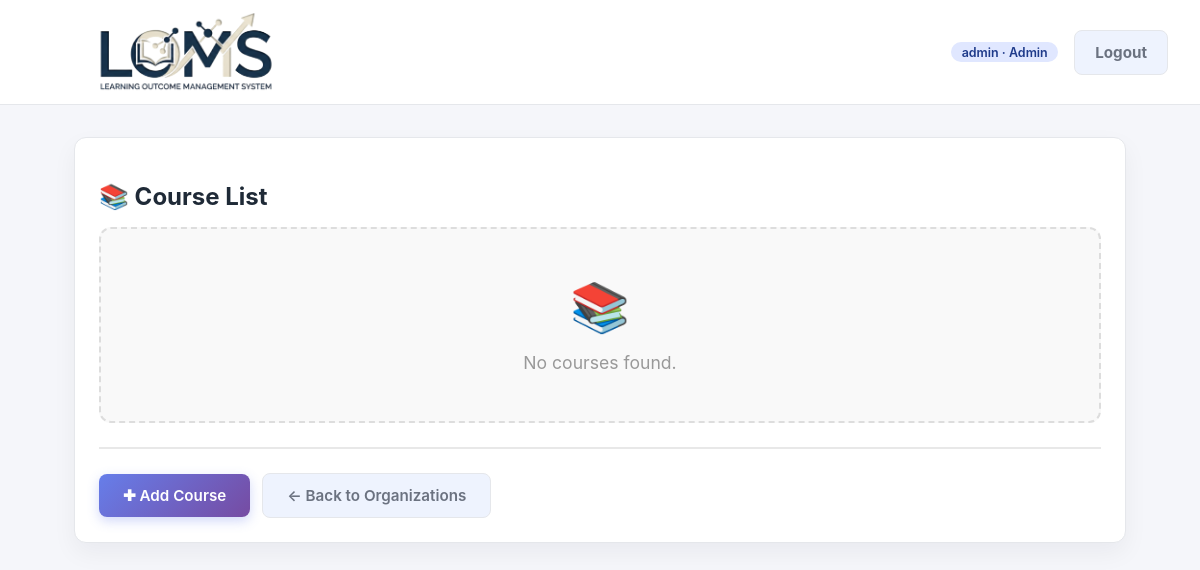
Before: /courses/ (signed in) with the older database file.
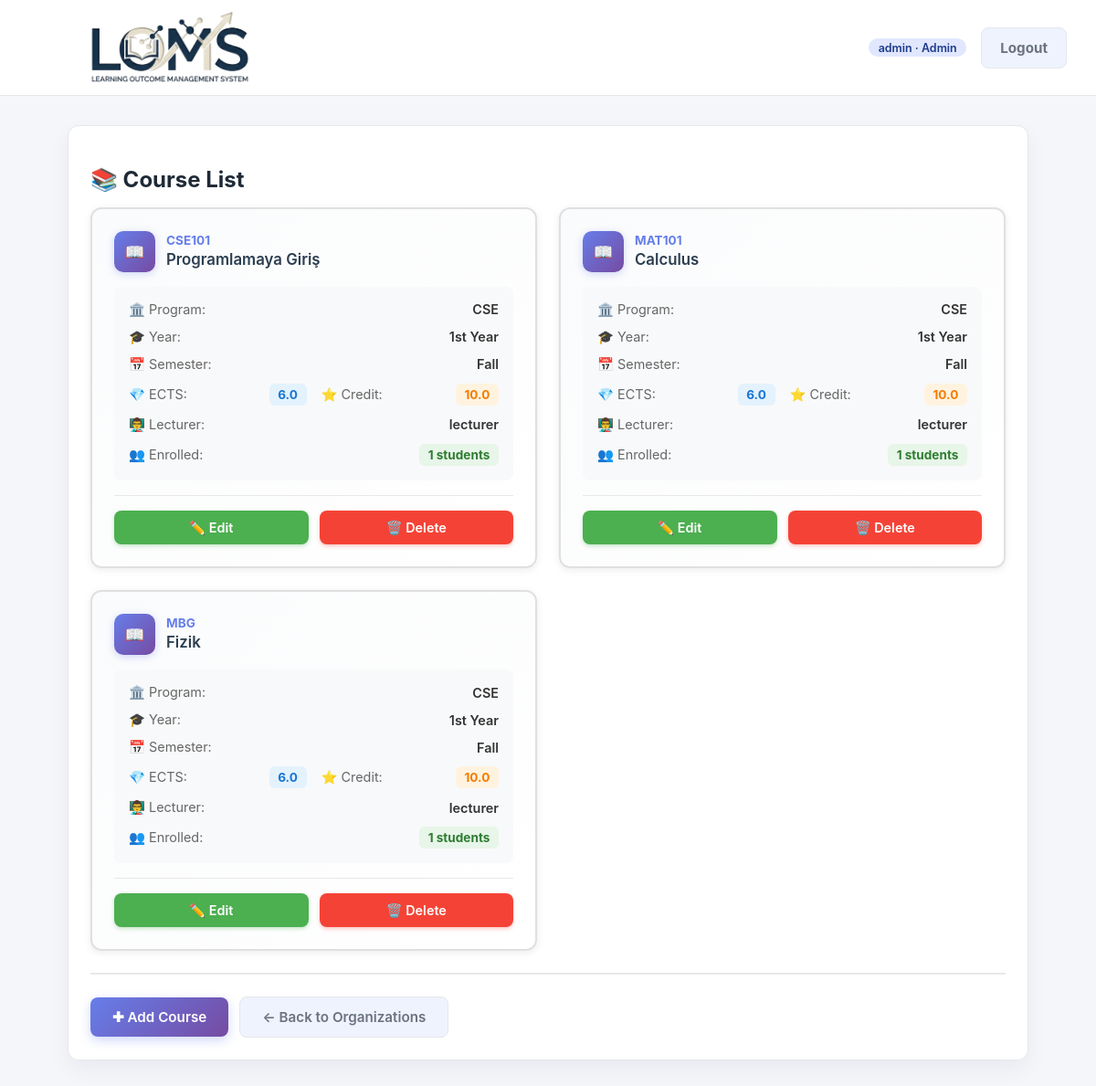
After: the same page with the newer database file.
### accounts/models.py (models this page shows, shortened)
class CustomUser(AbstractUser):
    class Role(models.TextChoices):
        ADMIN = "ADMIN", "Admin"
        STUDENT_AFFAIRS = "STUDENT_AFFAIRS", "Student Affairs"
        FACULTY_MEMBER = "FACULTY_MEMBER", "Faculty Member"
        LECTURER = "LECTURER", "Lecturer"
        STUDENT = "STUDENT", "Student"
    role = models.CharField(
        max_length=32,
        choices=Role.choices,
        default=Role.STUDENT,
    )
    student_grade = models.PositiveSmallIntegerField(
        null=True,
        blank=True,
        help_text="Student grade / year (1, 2, 3, 4 ...)",
    )
    student_faculty = models.ForeignKey(
        "organizations.Faculty",
        null=True,
        blank=True,
        on_delete=models.SET_NULL,
        related_name="students",
        help_text="Student için kayıtlı olduğu Faculty",
    )
    student_program = models.ForeignKey(
        "organizations.Program",
        null=True,
        blank=True,
        on_delete=models.SET_NULL,
        related_name="students",
        help_text="Student için kayıtlı olduğu program",
    )
    faculty_member_faculty = models.ForeignKey(
        "organizations.Faculty",
        null=True,
        blank=True,
        on_delete=models.SET_NULL,
        related_name="faculty_members",
        help_text="Faculty Member için sorumlu olduğu Faculty",
    )
    lecturer_programs = models.ManyToManyField(
        "organizations.Program",
        blank=True,
        related_name="lecturers",
        help_text="Lecturer için sorumlu olduğu Program(lar)",
    )
    lecturer_courses = models.ManyToManyField(
        "courses.Course",
        blank=True,
        related_name="lecturers",
        help_text="Lecturer için sorumlu olduğu Course(lar)",
    )
    phone = models.CharField(
        max_length=20,
        blank=True,
        null=True,
    )
    objects = CustomUserManager()
    @property
    def is_admin(self):
        return self.role == self.Role.ADMIN and self.is_superuser
    @property
    def is_student_affairs(self):
        return self.role == self.Role.STUDENT_AFFAIRS
    @property
    def is_faculty_member(self):
        return self.role == self.Role.FACULTY_MEMBER
    @property
    def is_lecturer(self):
        return self.role == self.Role.LECTURER
    @property
    def is_student(self):
        return self.role == self.Role.STUDENT

### courses/models.py (models this page shows, shortened)
class Course(models.Model):
    class Year(models.IntegerChoices):
        YEAR_1 = 1, "1st Year"
        YEAR_2 = 2, "2nd Year"
        YEAR_3 = 3, "3rd Year"
        YEAR_4 = 4, "4th Year"
    class Semester(models.TextChoices):
        FALL = "FALL", "Fall"
        SPRING = "SPRING", "Spring"
        YEARLONG = "YEARLONG", "Year-long"
    program = models.ForeignKey(
        Program,
        on_delete=models.CASCADE,
        related_name="courses",
    )
    code = models.CharField(max_length=50)
    name = models.CharField(max_length=255)
    year = models.PositiveSmallIntegerField(
        choices=Year.choices,
        null=True,
        blank=True,
        help_text="Dersin tipik alındığı sınıf (1,2,3,4).",
    )
    semester = models.CharField(
        max_length=16,
        choices=Semester.choices,
        default=Semester.FALL,
    )
    ects = models.DecimalField(
        max_digits=4,
        decimal_places=1,
        null=True,
        blank=True,
        help_text="ECTS / AKTS",
    )
    credit = models.DecimalField(
        max_digits=4,
        decimal_places=1,
        null=True,
        blank=True,
        help_text="Yerel kredi",
    )
    description = models.TextField(
        blank=True,
        help_text="Ders açıklaması",
    )
    lecturer = models.ForeignKey(
        settings.AUTH_USER_MODEL,
        null=True,
        blank=True,
        on_delete=models.SET_NULL,
        related_name="lecturer_courses_assigned",
        help_text="Dersin genel sorumlu öğretim üyesi (program bazında).",
    )
    students = models.ManyToManyField(
        settings.AUTH_USER_MODEL,
        blank=True,
        related_name="enrolled_courses",
        help_text="Bu derse kayıtlı öğrenciler (otomatik atanır).",
    )
    class Meta:
        unique_together = ("program", "code")
        ordering = ["program", "year", "semester", "code"]

### organizations/models.py (models this page shows, shortened)
class Program(models.Model):
    name = models.CharField(max_length=255)
    code = models.CharField(max_length=50, unique=True)
    faculty = models.ForeignKey(
        Faculty,
        on_delete=models.CASCADE,
        related_name="programs",
    )
    description = models.TextField(
        blank=True,
        help_text="Program description / açıklama",
    )
    coordinator = models.ForeignKey(
        settings.AUTH_USER_MODEL,
        null=True,
        blank=True,
        on_delete=models.SET_NULL,
        related_name="coordinated_programs",
        help_text="Programdan sorumlu öğretim elemanı / coordinator",
    )

### courses/views.py (the view)
# urls.py: path("", course_list, name="course_list"),
@role_required(CustomUser.Role.STUDENT_AFFAIRS)
def course_list(request):
    program_id = request.GET.get("program")
    if program_id:
        program = get_object_or_404(Program, id=program_id)
        courses = Course.objects.filter(program=program).select_related("program")
    else:
        program = None
        courses = Course.objects.select_related("program").all()
    context = {
        "courses": courses,
        "selected_program": program,
    }
    return render(request, "courses/course_list.html", context)

### templates/courses/course_list.html (shortened to what this page needs)
{% extends "base.html" %}
{% block content %}
<section class="card">
    <h2 class="page-title">📚 Course List</h2>
    <div style="display: grid; grid-template-columns: repeat(auto-fill, minmax(380px, 1fr)); gap: 1.5rem; margin-bottom: 1.5rem;">
        {% for c in courses %}
            <div style="border: 2px solid #e0e0e0; border-radius: 12px; padding: 1.5rem; background: linear-gradient(135deg, #fafbfc 0%, #ffffff 100%); box-shadow: 0 2px 8px rgba(0,0,0,0.08); transition: all 0.3s ease;"
                 onmouseover="this.style.transform='translateY(-4px)'; this.style.boxShadow='0 6px 16px rgba(0,0,0,0.12)'; this.style.borderColor='#667eea';"
                 onmouseout="this.style.transform='translateY(0)'; this.style.boxShadow='0 2px 8px rgba(0,0,0,0.08)'; this.style.borderColor='#e0e0e0';">
                <div style="margin-bottom: 1rem;">
                    <div style="display: flex; align-items: center; gap: 0.75rem; margin-bottom: 0.5rem;">
                        <div style="width: 45px; height: 45px; background: linear-gradient(135deg, #667eea 0%, #764ba2 100%); border-radius: 10px; display: flex; align-items: center; justify-content: center; color: white; font-weight: bold; font-size: 1.1rem; box-shadow: 0 2px 8px rgba(102, 126, 234, 0.3);">
                            📖
                        </div>
                        <div style="flex: 1;">
                            <div style="font-size: 0.85rem; color: #667eea; font-weight: 700; margin-bottom: 0.15rem;">
                                {{ c.code }}
                            </div>
                            <div style="font-weight: 600; color: #2c3e50; font-size: 1.05rem; line-height: 1.3;">
                                {{ c.name }}
                            </div>
                        </div>
                    </div>
                </div>
                <div style="display: grid; gap: 0.75rem; margin-bottom: 1rem; padding: 1rem; background: #f8f9fa; border-radius: 8px;">
                    <div style="display: flex; justify-content: space-between; align-items: center;">
                        <span style="color: #666; font-size: 0.9rem;">🏛️ Program:</span>
                        <span style="font-weight: 600; color: #333; font-size: 0.9rem;">{{ c.program.code }}</span>
                    </div>
                    {% if c.year %}
                    <div style="display: flex; justify-content: space-between; align-items: center;">
                        <span style="color: #666; font-size: 0.9rem;">🎓 Year:</span>
                        <span style="font-weight: 600; color: #333; font-size: 0.9rem;">{{ c.get_year_display }}</span>
                    </div>
                    {% endif %}
                    <div style="display: flex; justify-content: space-between; align-items: center;">
                        <span style="color: #666; font-size: 0.9rem;">📅 Semester:</span>
                        <span style="font-weight: 600; color: #333; font-size: 0.9rem;">{{ c.get_semester_display }}</span>
                    </div>
                    <div style="display: flex; gap: 1rem;">
                        {% if c.ects %}
                        <div style="flex: 1; display: flex; justify-content: space-between; align-items: center;">
                            <span style="color: #666; font-size: 0.9rem;">💎 ECTS:</span>
                            <span style="background: #e3f2fd; color: #1976d2; padding: 0.25rem 0.6rem; border-radius: 6px; font-weight: 700; font-size: 0.85rem;">{{ c.ects }}</span>
                        </div>
                        {% endif %}
                        {% if c.credit %}
                        <div style="flex: 1; display: flex; justify-content: space-between; align-items: center;">
                            <span style="color: #666; font-size: 0.9rem;">⭐ Credit:</span>
                            <span style="background: #fff3e0; color: #f57c00; padding: 0.25rem 0.6rem; border-radius: 6px; font-weight: 700; font-size: 0.85rem;">{{ c.credit }}</span>
                        </div>
                        {% endif %}
                    </div>
                    {% if c.lecturer %}
                    <div style="display: flex; justify-content: space-between; align-items: center;">
                        <span style="color: #666; font-size: 0.9rem;">👨‍🏫 Lecturer:</span>
                        <span style="font-weight: 600; color: #333; font-size: 0.9rem;">{{ c.lecturer.username }}</span>
                    </div>
                    {% endif %}
                    <div style="display: flex; justify-content: space-between; align-items: center;">
                        <span style="color: #666; font-size: 0.9rem;">👥 Enrolled:</span>
                        <span style="background: #e8f5e9; color: #2e7d32; padding: 0.25rem 0.6rem; border-radius: 6px; font-weight: 700; font-size: 0.85rem;">{{ c.students.count }} students</span>
                    </div>
                </div>
                <div style="display: flex; gap: 0.75rem; padding-top: 1rem; border-top: 1px solid #e8e8e8;">
                    <a href="{% url 'courses:course_edit' c.id %}"
                       style="flex: 1; text-align: center; background: #4CAF50; color: white; padding: 0.6rem 1rem; border-radius: 8px; text-decoration: none; font-weight: 600; font-size: 0.9rem; transition: all 0.3s ease; box-shadow: 0 2px 4px rgba(76, 175, 80, 0.3);"
                       onmouseover="this.style.background='#45a049'; this.style.transform='translateY(-2px)'; this.style.boxShadow='0 4px 8px rgba(76, 175, 80, 0.4)';"
                       onmouseout="this.style.background='#4CAF50'; this.style.transform='translateY(0)'; this.style.boxShadow='0 2px 4px rgba(76, 175, 80, 0.3)';">
                        ✏️ Edit
                    </a>
                    <a href="{% url 'courses:course_delete' c.id %}"
                       style="flex: 1; text-align: center; background: #f44336; color: white; padding: 0.6rem 1rem; border-radius: 8px; text-decoration: none; font-weight: 600; font-size: 0.9rem; transition: all 0.3s ease; box-shadow: 0 2px 4px rgba(244, 67, 54, 0.3);"
                       onmouseover="this.style.background='#da190b'; this.style.transform='translateY(-2px)'; this.style.boxShadow='0 4px 8px rgba(244, 67, 54, 0.4)';"
                       onmouseout="this.style.background='#f44336'; this.style.transform='translateY(0)'; this.style.boxShadow='0 2px 4px rgba(244, 67, 54, 0.3)';">
                        🗑️ Delete
                    </a>
                </div>
            </div>
        {% empty %}
            <div style="grid-column: 1 / -1; text-align: center; padding: 3rem 1rem; background: #f9f9f9; border-radius: 12px; border: 2px dashed #ddd;">
                <div style="font-size: 3rem; margin-bottom: 1rem;">📚</div>
                <p style="color: #999; font-size: 1.1rem; margin: 0;">No courses found.</p>
            </div>
        {% endfor %}
    </div>
    <div style="display:flex; gap:0.75rem; align-items:center; margin-top:1.5rem; padding-top: 1.5rem; border-top: 2px solid #e8e8e8;">
        <a class="btn" href="{% url 'courses:course_create' %}{% if selected_program %}?program={{ selected_program.id }}{% endif %}"
           style="background: linear-gradient(135deg, #667eea 0%, #764ba2 100%); color: white; padding: 0.75rem 1.5rem; border-radius: 8px; text-decoration: none; font-weight: 600; box-shadow: 0 4px 12px rgba(102, 126, 234, 0.3); transition: all 0.3s ease;"
           onmouseover="this.style.transform='translateY(-2px)'; this.style.boxShadow='0 6px 16px rgba(102, 126, 234, 0.4)';"
           onmouseout="this.style.transform='translateY(0)'; this.style.boxShadow='0 4px 12px rgba(102, 126, 234, 0.3)';">
            ✚ Add Course
        </a>
        <a class="btn outline" href="{% url 'organizations:faculty_program_list' %}"
           style="padding: 0.75rem 1.5rem; border-radius: 8px; text-decoration: none; font-weight: 600;">
            ← Back to Organizations
        </a>
    </div>
</section>
{% endblock %}

### templates/base.html (shortened to what this page needs)
<!DOCTYPE html>
{% load static %}
<html lang="en">
<head>
</head>
<body>
<header>
    <img src="{% static 'images/LOMS-Photoroom.png' %}" alt="LOMS" style="height: 5rem; margin: 0;">
    <nav>
        {% if user.is_authenticated %}
            <span class="pill">{{ user.username }} · {{ user.get_role_display }}</span>
            <form method="post" action="{% url 'accounts:logout' %}" class="logout-form">
                <button type="submit" class="btn outline">Logout</button>
            </form>
        {% endif %}
    </nav>
</header>
<main>
    {% block content %}{% endblock %}
</main>
</body>
</html>

### templates/base.html (style rules this page uses)
:root { --bg: #f5f6fa; --card-bg: #ffffff; --text: #1f2a37; --muted: #6b7280; --primary: #2563eb; --primary-dark: #1e3a8a; --border: #e5e7eb; --success: #059669; }
* { box-sizing: border-box; font-family: "Inter", "Segoe UI", system-ui, -apple-system, BlinkMacSystemFont, sans-serif; }
body { margin: 0; background: var(--bg); color: var(--text); overflow-y: scroll; }
header { background: var(--card-bg); border-bottom: 1px solid var(--border); padding: 0.75rem 2rem; display: flex; align-items: center; justify-content: space-between; position: sticky; top: 0; z-index: 5; }
header h1, header img { margin: 0; font-size: 1.5rem; }
nav { display: flex; gap: 1rem; align-items: center; flex-wrap: wrap; }
.logout-form { display: inline-flex; margin: 0; }
.btn, button { border: none; border-radius: 8px; padding: 0.75rem 1.25rem; background: var(--primary); color: #fff; font-weight: 700; font-size: 0.95rem; cursor: pointer; transition: background 0.2s ease; text-decoration: none; display: inline-block; }
.btn.outline { background: rgba(37, 99, 235, 0.08); border: 1px solid var(--border); color: var(--muted); transition: all 0.2s ease; }
main { max-width: 1100px; margin: 2rem auto; padding: 0 1.5rem 2.5rem; }
.page-title { margin-bottom: 1rem; }
.card { background: var(--card-bg); border: 1px solid var(--border); border-radius: 12px; padding: 1.5rem; box-shadow: 0 10px 25px rgba(15, 23, 42, 0.05); max-width: 1200px; margin: 0 auto; }
form { display: flex; flex-direction: column; gap: 0.85rem; }
.pill { display: inline-block; padding: 0.15rem 0.65rem; border-radius: 999px; background: #e0e7ff; color: var(--primary-dark); font-size: 0.78rem; font-weight: 600; }

Changed rows visible on the page:
added Course: code "CSE101", name "Programlamaya Giriş", program.code "CSE", year "1st Year", semester "Fall", ects "6.0", credit "10.0", lecturer.username "lecturer", students.count "1"
added Course: code "MAT101", name "Calculus", program.code "CSE", year "1st Year", semester "Fall", ects "6.0", credit "10.0", lecturer.username "lecturer", students.count "1"
added Course: code "MBG", name "Fizik", program.code "CSE", year "1st Year", semester "Fall", ects "6.0", credit "10.0", lecturer.username "lecturer", students.count "1"
Other visible differences:
text no longer shown: "📚 No courses found."
